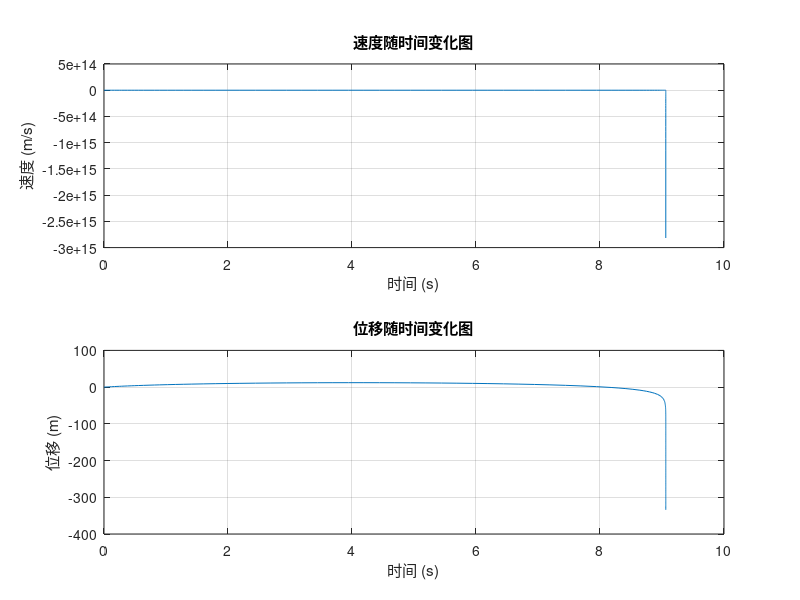

The MATLAB source for this figure:
% 参数设置
m = 1;          % 质量
k = 0.1;       % 空气阻力常数
mu = 0.1;      % 摩擦系数
g = 9.81;      % 重力加速度
v0 = 10;       % 初始速度

% 时间设置
tspan = [0, 10]; % 时间范围
initial_conditions = [v0]; % 初始速度

% 微分方程定义
odefun = @(t, v) - (k/m) * v^2 - (mu/m) * g;

% 求解速度
[t, v] = ode45(odefun, tspan, initial_conditions);

% 计算位移
x = cumtrapz(t, v); % 使用梯形法则积分得到位移

% 绘图
figure;
subplot(2,1,1);
plot(t, v);
xlabel('时间 (s)');
ylabel('速度 (m/s)');
title('速度随时间变化图');
grid on;

subplot(2,1,2);
plot(t, x);
xlabel('时间 (s)');
ylabel('位移 (m)');
title('位移随时间变化图');
grid on;
